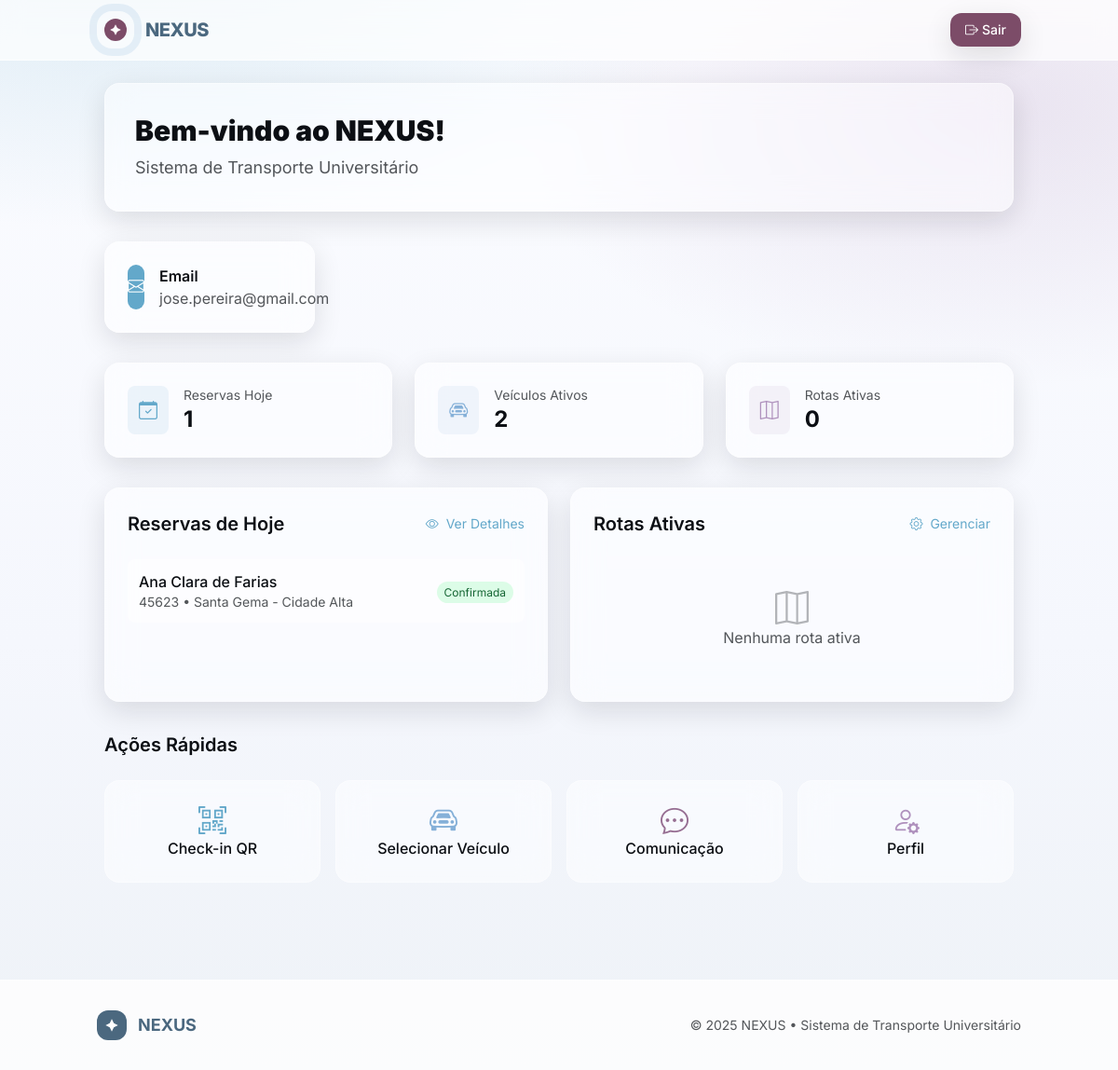
The app's page /dashboard (signed in) with its own data.
### tables this page shows
CREATE TABLE `reservations` (
  `id` int(11) NOT NULL,
  `user_id` int(11) NOT NULL,
  `route_id` int(11) NOT NULL,
  `seat_id` int(11) DEFAULT NULL,
  `reservation_date` date NOT NULL,
  `status` enum('active','cancelled','completed','waiting','no_show') NOT NULL DEFAULT 'active',
  `qr_code` varchar(100) DEFAULT NULL,
  `confirmation_code` varchar(10) DEFAULT NULL,
  `confirmed_at` timestamp NULL DEFAULT NULL,
  `check_in_time` timestamp NULL DEFAULT NULL,
  `cancellation_reason` varchar(200) DEFAULT NULL,
  `created_at` timestamp NOT NULL DEFAULT current_timestamp(),
  `updated_at` timestamp NOT NULL DEFAULT current_timestamp() ON UPDATE current_timestamp(),
  `pickup_point` varchar(100) DEFAULT NULL,
  `dropoff_point` varchar(100) DEFAULT NULL,
  `start_date` date DEFAULT NULL,
  `end_date` date DEFAULT NULL,
  `days_of_week` varchar(100) DEFAULT NULL,
  `collage` varchar(100) DEFAULT NULL
);

CREATE TABLE `users` (
  `id` int(11) NOT NULL,
  `name` varchar(100) NOT NULL,
  `email` varchar(100) NOT NULL,
  `matricula` varchar(20) DEFAULT NULL,
  `curso` varchar(50) DEFAULT NULL,
  `phone` varchar(15) DEFAULT NULL,
  `address` varchar(200) DEFAULT NULL,
  `emergency_contact` varchar(15) DEFAULT NULL,
  `password_hash` varchar(255) NOT NULL,
  `user_type` enum('student','driver','admin') NOT NULL,
  `profile_photo` varchar(255) DEFAULT NULL,
  `email_verified` tinyint(1) DEFAULT 0,
  `active` tinyint(1) DEFAULT 1,
  `created_at` timestamp NOT NULL DEFAULT current_timestamp(),
  `updated_at` timestamp NOT NULL DEFAULT current_timestamp() ON UPDATE current_timestamp(),
  `last_login` timestamp NULL DEFAULT NULL
);

CREATE TABLE `routes` (
  `id` int(11) NOT NULL,
  `name` varchar(100) NOT NULL,
  `origin` varchar(100) DEFAULT NULL,
  `destination` varchar(100) NOT NULL,
  `route_date` date NOT NULL,
  `schedule_id` int(11) NOT NULL,
  `departure_time` time NOT NULL,
  `pickup_points` text NOT NULL,
  `max_capacity` int(11) NOT NULL,
  `driver_id` int(11) DEFAULT NULL,
  `current_occupancy` int(11) DEFAULT 0,
  `status` enum('scheduled','in_progress','completed','cancelled') DEFAULT 'scheduled',
  `active` tinyint(1) DEFAULT 1,
  `created_at` timestamp NOT NULL DEFAULT current_timestamp(),
  `updated_at` timestamp NOT NULL DEFAULT current_timestamp() ON UPDATE current_timestamp(),
  `arrival_time` time DEFAULT NULL,
  `description` text DEFAULT NULL,
  `days_of_week` varchar(100) DEFAULT NULL
);

### app/views/dashboard/index.php (the view, shortened to what the rows shown need)
<!DOCTYPE html>
<html lang="pt-br">
<head>
  <script src="https://cdn.tailwindcss.com"></script>
  <link rel="stylesheet" href="https://cdn.jsdelivr.net/npm/bootstrap-icons@1.11.1/font/bootstrap-icons.css">
</head>
<body class="bg-nexus-base text-nexus-ink gradient-surface min-h-screen">
  <header class="sticky top-0 z-40 backdrop-blur-md bg-white/70 border-b border-white/60">
    <nav class="container mx-auto flex items-center justify-between py-3 px-4">
      <div class="flex items-center gap-3">
        <div class="relative w-10 h-10 rounded-2xl grid place-items-center" style="box-shadow: 0 0 0 8px rgba(133,176,216,.18)">
          <span class="w-6 h-6 inline-grid place-items-center rounded-xl" style="background:var(--nexus-f)">
            <svg width="14" height="14" viewBox="0 0 24 24" fill="#fff" xmlns="http://www.w3.org/2000/svg">
              <path d="M12 2l3.3 6.7L22 12l-6.7 3.3L12 22l-3.3-6.7L2 12l6.7-3.3L12 2z"/>
            </svg>
          </span>
        </div>
        <span class="text-xl font-extrabold tracking-tight" style="color:var(--nexus-a)">NEXUS</span>
      </div>
      <div class="flex items-center gap-4">
                <?php if (isset($_SESSION['user_id'])): ?>
                    <a href="/nexus/logout" class="text-sm px-4 py-2 rounded-xl text-white font-medium shadow-soft hover:shadow-glow transition-all" style="background:var(--nexus-f)">
                        <i class="bi bi-box-arrow-right mr-1"></i>Sair
                    </a>
                <?php else: ?>
                    <a href="/nexus/login" class="text-sm px-4 py-2 rounded-xl text-white font-medium shadow-soft hover:shadow-glow transition-all" style="background:var(--nexus-b)">
                        <i class="bi bi-box-arrow-in-right mr-1"></i>Entrar
                    </a>
                <?php endif; ?>
      </div>
    </nav>
  </header>
  <div class="container mx-auto p-6">
    <div class="frost rounded-2xl p-8 shadow-soft mb-8">
      <h1 class="text-3xl font-black mb-2 text-nexus-ink">Bem-vindo ao NEXUS!</h1>
      <p class="text-nexus-ink/70 text-lg">Sistema de Transporte Universitário</p>
    </div>
    <div class="grid grid-cols-1 md:grid-cols-2 lg:grid-cols-4 gap-6 mb-8">
      <div class="nexus-card frost rounded-2xl p-6 shadow-soft">
        <div class="flex items-center gap-4">
          <div class="w-12 h-12 rounded-xl grid place-items-center" style="background:var(--nexus-b)">
            <i class="bi bi-envelope text-white text-lg"></i>
          </div>
          <div>
            <h3 class="font-semibold text-nexus-ink">Email</h3>
            <p class="text-nexus-ink/70"><?php echo htmlspecialchars($email); ?></p>
          </div>
        </div>
      </div>
    </div>
    <?php if ($type === 'student'): ?>
    <div class="grid grid-cols-1 md:grid-cols-2 lg:grid-cols-3 gap-6">
      <a href="/nexus/student/definition/reservations" class="nexus-card frost rounded-2xl p-6 shadow-soft hover:shadow-glow-lg transition-all border border-white/40">
        <div class="flex items-center gap-4">
          <div class="w-12 h-12 rounded-xl grid place-items-center" style="background:var(--nexus-b)">
            <i class="bi bi-calendar-check text-white text-xl"></i>
          </div>
          <div>
            <h3 class="font-semibold text-lg text-nexus-ink">Minhas Reservas</h3>
            <p class="text-nexus-ink/70 text-sm">Faça e gerencie suas reservas</p>
          </div>
        </div>
      </a>
      <a href="/nexus/student/card/digital-card" class="nexus-card frost rounded-2xl p-6 shadow-soft hover:shadow-glow-lg transition-all border border-white/40">
        <div class="flex items-center gap-4">
          <div class="w-12 h-12 rounded-xl grid place-items-center" style="background:var(--nexus-d)">
            <i class="bi bi-qr-code text-white text-xl"></i>
          </div>
          <div>
            <h3 class="font-semibold text-lg text-nexus-ink">Carteirinha Digital</h3>
            <p class="text-nexus-ink/70 text-sm">Acesse seu QR Code</p>
          </div>
        </div>
      </a>
      <a href="/nexus/student/notifications" class="nexus-card frost rounded-2xl p-6 shadow-soft hover:shadow-glow-lg transition-all border border-white/40">
        <div class="flex items-center gap-4">
            <div class="w-12 h-12 rounded-xl grid place-items-center" style="background:var(--nexus-e)">
                <i class="bi bi-bell text-white text-xl"></i>
            </div>
            <div>
                <h3 class="font-semibold text-lg text-nexus-ink">Notificações</h3>
                <p class="text-nexus-ink/70 text-sm">Mensagens dos motoristas</p>
            </div>
        </div>
    </a>
      <a href="/nexus/student/definition/profile" class="nexus-card frost rounded-2xl p-6 shadow-soft hover:shadow-glow-lg transition-all border border-white/40">
        <div class="flex items-center gap-4">
          <div class="w-12 h-12 rounded-xl grid place-items-center" style="background:var(--nexus-f)">
            <i class="bi bi-person-gear text-white text-xl"></i>
          </div>
          <div>
            <h3 class="font-semibold text-lg text-nexus-ink">Meu Perfil</h3>
            <p class="text-nexus-ink/70 text-sm">Atualize seus dados</p>
          </div>
        </div>
      </a>
    </div>
    <?php elseif ($type === 'driver'): ?>
    <div class="grid grid-cols-1 md:grid-cols-3 gap-6 mb-8">
      <div class="frost rounded-2xl p-6 shadow-soft">
        <div class="flex items-center">
          <div class="p-3 bg-nexus-b/10 rounded-lg">
            <i class="bi bi-calendar-check text-nexus-b text-xl"></i>
          </div>
          <div class="ml-4">
            <p class="text-sm text-nexus-ink/70">Reservas Hoje</p>
            <p class="text-2xl font-bold text-nexus-ink"><?php echo count($reservations ?? []); ?></p>
          </div>
        </div>
      </div>
      <div class="frost rounded-2xl p-6 shadow-soft">
        <div class="flex items-center">
          <div class="p-3 bg-nexus-c/10 rounded-lg">
            <i class="bi bi-car-front text-nexus-c text-xl"></i>
          </div>
          <div class="ml-4">
            <p class="text-sm text-nexus-ink/70">Veículos Ativos</p>
            <p class="text-2xl font-bold text-nexus-ink"><?php echo count($vehicles ?? []); ?></p>
          </div>
        </div>
      </div>
      <div class="frost rounded-2xl p-6 shadow-soft">
        <div class="flex items-center">
          <div class="p-3 bg-nexus-d/10 rounded-lg">
            <i class="bi bi-map text-nexus-d text-xl"></i>
          </div>
          <div class="ml-4">
            <p class="text-sm text-nexus-ink/70">Rotas Ativas</p>
            <p class="text-2xl font-bold text-nexus-ink"><?php echo count($routes ?? []); ?></p>
          </div>
        </div>
      </div>
    </div>
    <div class="grid grid-cols-1 lg:grid-cols-2 gap-6 mb-8">
      <div class="frost rounded-2xl p-6 shadow-soft">
        <div class="flex items-center justify-between mb-6">
          <h2 class="text-xl font-semibold text-nexus-ink">Reservas de Hoje</h2>
          <a href="/nexus/driver/reports/passengers" class="text-nexus-b hover:text-nexus-a transition-colors text-sm">
            <i class="bi bi-eye mr-2"></i>Ver Detalhes
          </a>
        </div>
        <?php if (!empty($reservations)): ?>
          <div class="space-y-3">
            <?php foreach (array_slice($reservations, 0, 5) as $reservation): ?>
              <div class="flex items-center justify-between p-3 bg-white/50 rounded-lg">
                <div>
                  <p class="font-medium text-nexus-ink"><?php echo htmlspecialchars($reservation['student_name']); ?></p>
                  <p class="text-sm text-nexus-ink/70"><?php echo htmlspecialchars($reservation['matricula']); ?> • <?php echo htmlspecialchars($reservation['route_name']); ?></p>
                </div>
                <div class="text-right">
                  <span class="px-2 py-1 bg-green-100 text-green-800 text-xs rounded-full">Confirmada</span>
                </div>
              </div>
            <?php endforeach; ?>
          </div>
        <?php endif; ?>
      </div>
      <div class="frost rounded-2xl p-6 shadow-soft">
        <div class="flex items-center justify-between mb-6">
          <h2 class="text-xl font-semibold text-nexus-ink">Rotas Ativas</h2>
          <a href="/nexus/driver/definition/routes" class="text-nexus-b hover:text-nexus-a transition-colors text-sm">
            <i class="bi bi-gear mr-2"></i>Gerenciar
          </a>
        </div>
        <?php if (!empty($routes)): ?>
          <div class="space-y-3">
            <?php foreach ($routes as $route): ?>
              <div class="flex items-center justify-between p-3 bg-white/50 rounded-lg">
                <div>
                  <p class="font-medium text-nexus-ink"><?php echo htmlspecialchars($route['name']); ?></p>
                  <p class="text-sm text-nexus-ink/70"><?php echo htmlspecialchars($route['origin']); ?> → <?php echo htmlspecialchars($route['destination']); ?></p>
                </div>
                <div class="text-right">
                  <span class="px-2 py-1 bg-blue-100 text-blue-800 text-xs rounded-full"><?php echo htmlspecialchars($route['departure_time']); ?></span>
                </div>
              </div>
            <?php endforeach; ?>
          </div>
        <?php else: ?>
          <div class="text-center py-8">
            <i class="bi bi-map text-4xl text-nexus-ink/30 mb-4"></i>
            <p class="text-nexus-ink/70">Nenhuma rota ativa</p>
          </div>
        <?php endif; ?>
      </div>
    </div>
    <div class="mb-8">
      <h2 class="text-xl font-semibold text-nexus-ink mb-6">Ações Rápidas</h2>
      <div class="grid grid-cols-2 md:grid-cols-4 gap-4">
        <a href="/nexus/driver/scan/checkin" class="nexus-card frost rounded-2xl p-6 text-center hover:shadow-glow-lg transition-all border border-white/40">
          <i class="bi bi-qr-code-scan text-3xl text-nexus-b mb-3"></i>
          <p class="font-medium text-nexus-ink">Check-in QR</p>
        </a>
        <a href="/nexus/driver/definition/vehicle" class="nexus-card frost rounded-2xl p-6 text-center hover:shadow-glow-lg transition-all border border-white/40">
          <i class="bi bi-car-front text-3xl text-nexus-c mb-3"></i>
          <p class="font-medium text-nexus-ink">Selecionar Veículo</p>
        </a>
        <a href="/nexus/driver/definition/communication" class="nexus-card frost rounded-2xl p-6 text-center hover:shadow-glow-lg transition-all border border-white/40">
          <i class="bi bi-chat-dots text-3xl text-nexus-e mb-3"></i>
          <p class="font-medium text-nexus-ink">Comunicação</p>
        </a>
        <a href="/nexus/driver/definition/profile" class="nexus-card frost rounded-2xl p-6 text-center hover:shadow-glow-lg transition-all border border-white/40">
          <i class="bi bi-person-gear text-nexus-d text-3xl"></i>
          <p class="font-medium text-nexus-ink">Perfil</p>
        </a>
      </div>
    </div>
    <?php endif; ?>
  </div>
  <footer class="bg-white/80 border-t border-white/60 py-8 mt-12">
    <div class="container mx-auto px-4">
      <div class="flex flex-col md:flex-row justify-between items-center gap-6">
        <div class="flex items-center gap-3">
          <div class="w-8 h-8 rounded-xl grid place-items-center" style="background:var(--nexus-a)">
            <svg width="16" height="16" viewBox="0 0 24 24" fill="#fff" xmlns="http://www.w3.org/2000/svg">
              <path d="M12 2l3.3 6.7L22 12l-6.7 3.3L12 22l-3.3-6.7L2 12l6.7-3.3L12 2z"/>
            </svg>
          </div>
          <span class="text-lg font-bold" style="color:var(--nexus-a)">NEXUS</span>
        </div>
        <div class="text-sm text-nexus-ink/70">
          © <?php echo date('Y'); ?> NEXUS • Sistema de Transporte Universitário
        </div>
      </div>
    </div>
  </footer>
</body>
</html>

### app/core/Router.php (shortened to what the rows shown need)
<?php
class Router {
    private $routes = [];
    public function addRoute($method, $path, $controllerAction) {
        $this->routes[] = [
            'method' => $method,
            'path' => $path,
            'controllerAction' => $controllerAction
        ];
    }
    public function dispatch() {
        $requestMethod = $_SERVER['REQUEST_METHOD'];
        $requestUri = parse_url($_SERVER['REQUEST_URI'], PHP_URL_PATH);
        $scriptName = $_SERVER['SCRIPT_NAME'];
        $baseDir = rtrim(dirname($scriptName), '\\/');
        if ($baseDir && $baseDir !== '.') {
            if (strpos($requestUri, $baseDir) === 0) {
                $requestUri = substr($requestUri, strlen($baseDir));
            }
        }
        foreach ($this->routes as $route) {
            $pattern = preg_replace('/\{([a-zA-Z]+)\}/', '(?P<\1>[^/]+)', $route['path']);
            $pattern = '@^' . $pattern . '$@D';
            if ($route['method'] === $requestMethod && preg_match($pattern, $requestUri, $matches)) {
                list($controller, $action) = explode('@', $route['controllerAction']);
                $controllerInstance = new $controller();
                $params = array_filter($matches, function($key) {
                    return !is_numeric($key);
                }, ARRAY_FILTER_USE_KEY);
                call_user_func_array([$controllerInstance, $action], array_values($params));
                return;
            }
        }
    }
}
?>

### records on screen
reservations: user.name "Ana Clara de Farias", user.matricula "45623", route.name "Santa Gema - Cidade Alta"

### other values on screen
$email "jose.pereira@gmail.com"
count($reservations ?? []) "1"
count($vehicles ?? []) "2"
count($routes ?? []) "0"
